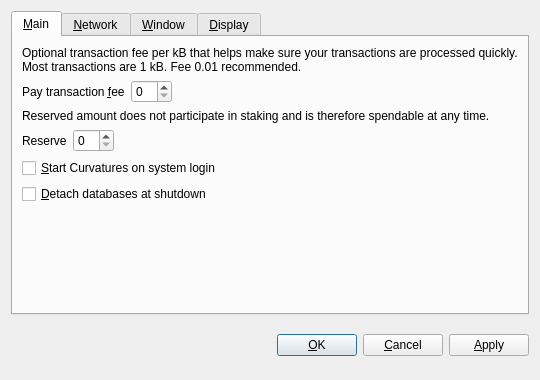
<?xml version="1.0" encoding="UTF-8"?>
<ui version="4.0">
 <class>OptionsDialog</class>
 <widget class="QDialog" name="OptionsDialog">
  <property name="geometry">
   <rect>
    <x>0</x>
    <y>0</y>
    <width>540</width>
    <height>380</height>
   </rect>
  </property>
  <property name="windowTitle">
   <string>Options</string>
  </property>
  <property name="modal">
   <bool>true</bool>
  </property>
  <layout class="QVBoxLayout" name="verticalLayout">
   <item>
    <widget class="QTabWidget" name="tabWidget">
     <property name="tabPosition">
      <enum>QTabWidget::North</enum>
     </property>
     <property name="currentIndex">
      <number>0</number>
     </property>
     <widget class="QWidget" name="tabMain">
      <attribute name="title">
       <string>&amp;Main</string>
      </attribute>
      <layout class="QVBoxLayout" name="verticalLayout_Main">
       <item>
        <widget class="QLabel" name="transactionFeeInfoLabel">
         <property name="text">
          <string>Optional transaction fee per kB that helps make sure your transactions are processed quickly. Most transactions are 1 kB. Fee 0.01 recommended.</string>
         </property>
         <property name="textFormat">
          <enum>Qt::PlainText</enum>
         </property>
         <property name="wordWrap">
          <bool>true</bool>
         </property>
        </widget>
       </item>
       <item>
        <layout class="QHBoxLayout" name="horizontalLayoutFee">
         <item>
          <widget class="QLabel" name="transactionFeeLabel">
           <property name="text">
            <string>Pay transaction &amp;fee</string>
           </property>
           <property name="textFormat">
            <enum>Qt::PlainText</enum>
           </property>
           <property name="buddy">
            <cstring>transactionFee</cstring>
           </property>
          </widget>
         </item>
         <item>
          <widget class="BitcoinAmountField" name="transactionFee"/>
         </item>
         <item>
          <spacer name="horizontalSpacerFee">
           <property name="orientation">
            <enum>Qt::Horizontal</enum>
           </property>
           <property name="sizeHint" stdset="0">
            <size>
             <width>40</width>
             <height>20</height>
            </size>
           </property>
          </spacer>
         </item>
        </layout>
       </item>
       <item>
        <widget class="QLabel" name="reserveBalanceInfoLabel">
         <property name="text">
          <string>Reserved amount does not participate in staking and is therefore spendable at any time.</string>
         </property>
         <property name="textFormat">
          <enum>Qt::PlainText</enum>
         </property>
         <property name="wordWrap">
          <bool>true</bool>
         </property>
        </widget>
       </item>
       <item>
        <layout class="QHBoxLayout" name="horizontalLayoutReserveBalance">
         <item>
          <widget class="QLabel" name="reserveBalanceLabel">
           <property name="text">
            <string>Reserve</string>
           </property>
           <property name="textFormat">
            <enum>Qt::PlainText</enum>
           </property>
           <property name="buddy">
            <cstring>reserveBalance</cstring>
           </property>
          </widget>
         </item>
         <item>
          <widget class="BitcoinAmountField" name="reserveBalance"/>
         </item>
         <item>
          <spacer name="horizontalSpacerReserveBalance">
           <property name="orientation">
            <enum>Qt::Horizontal</enum>
           </property>
           <property name="sizeHint" stdset="0">
            <size>
             <width>40</width>
             <height>20</height>
            </size>
           </property>
          </spacer>
         </item>
        </layout>
       </item>
       <item>
        <widget class="QCheckBox" name="bitcoinAtStartup">
         <property name="toolTip">
          <string>Automatically start Curvatures after logging in to the system.</string>
         </property>
         <property name="text">
          <string>&amp;Start Curvatures on system login</string>
         </property>
        </widget>
       </item>
       <item>
        <widget class="QCheckBox" name="detachDatabases">
         <property name="toolTip">
          <string>Detach block and address databases at shutdown. This means they can be moved to another data directory, but it slows down shutdown. The wallet is always detached.</string>
         </property>
         <property name="text">
          <string>&amp;Detach databases at shutdown</string>
         </property>
        </widget>
       </item>
       <item>
        <spacer name="verticalSpacer_Main">
         <property name="orientation">
          <enum>Qt::Vertical</enum>
         </property>
         <property name="sizeHint" stdset="0">
          <size>
           <width>20</width>
           <height>40</height>
          </size>
         </property>
        </spacer>
       </item>
      </layout>
     </widget>
     <widget class="QWidget" name="tabNetwork">
      <attribute name="title">
       <string>&amp;Network</string>
      </attribute>
      <layout class="QVBoxLayout" name="verticalLayout_Network">
       <item>
        <widget class="QCheckBox" name="mapPortUpnp">
         <property name="toolTip">
          <string>Automatically open the Curvatures client port on the router. This only works when your router supports UPnP and it is enabled.</string>
         </property>
         <property name="text">
          <string>Map port using &amp;UPnP</string>
         </property>
        </widget>
       </item>
       <item>
        <widget class="QCheckBox" name="connectSocks">
         <property name="toolTip">
          <string>Connect to the Curvatures network through a SOCKS proxy (e.g. when connecting through Tor).</string>
         </property>
         <property name="text">
          <string>&amp;Connect through SOCKS proxy:</string>
         </property>
        </widget>
       </item>
       <item>
        <layout class="QHBoxLayout" name="horizontalLayout_Network">
         <item>
          <widget class="QLabel" name="proxyIpLabel">
           <property name="text">
            <string>Proxy &amp;IP:</string>
           </property>
           <property name="textFormat">
            <enum>Qt::PlainText</enum>
           </property>
           <property name="buddy">
            <cstring>proxyIp</cstring>
           </property>
          </widget>
         </item>
         <item>
          <widget class="QValidatedLineEdit" name="proxyIp">
           <property name="maximumSize">
            <size>
             <width>140</width>
             <height>16777215</height>
            </size>
           </property>
           <property name="toolTip">
            <string>IP address of the proxy (e.g. 127.0.0.1)</string>
           </property>
          </widget>
         </item>
         <item>
          <widget class="QLabel" name="proxyPortLabel">
           <property name="text">
            <string>&amp;Port:</string>
           </property>
           <property name="textFormat">
            <enum>Qt::PlainText</enum>
           </property>
           <property name="buddy">
            <cstring>proxyPort</cstring>
           </property>
          </widget>
         </item>
         <item>
          <widget class="QLineEdit" name="proxyPort">
           <property name="maximumSize">
            <size>
             <width>55</width>
             <height>16777215</height>
            </size>
           </property>
           <property name="toolTip">
            <string>Port of the proxy (e.g. 9050)</string>
           </property>
          </widget>
         </item>
         <item>
          <widget class="QLabel" name="socksVersionLabel">
           <property name="text">
            <string>SOCKS &amp;Version:</string>
           </property>
           <property name="textFormat">
            <enum>Qt::PlainText</enum>
           </property>
           <property name="buddy">
            <cstring>socksVersion</cstring>
           </property>
          </widget>
         </item>
         <item>
          <widget class="QValueComboBox" name="socksVersion">
           <property name="toolTip">
            <string>SOCKS version of the proxy (e.g. 5)</string>
           </property>
          </widget>
         </item>
         <item>
          <spacer name="horizontalSpacer_Network">
           <property name="orientation">
            <enum>Qt::Horizontal</enum>
           </property>
           <property name="sizeHint" stdset="0">
            <size>
             <width>40</width>
             <height>20</height>
            </size>
           </property>
          </spacer>
         </item>
        </layout>
       </item>
       <item>
        <spacer name="verticalSpacer_Network">
         <property name="orientation">
          <enum>Qt::Vertical</enum>
         </property>
         <property name="sizeHint" stdset="0">
          <size>
           <width>20</width>
           <height>40</height>
          </size>
         </property>
        </spacer>
       </item>
      </layout>
     </widget>
     <widget class="QWidget" name="tabWindow">
      <attribute name="title">
       <string>&amp;Window</string>
      </attribute>
      <layout class="QVBoxLayout" name="verticalLayout_Window">
       <item>
        <widget class="QCheckBox" name="minimizeToTray">
         <property name="toolTip">
          <string>Show only a tray icon after minimizing the window.</string>
         </property>
         <property name="text">
          <string>&amp;Minimize to the tray instead of the taskbar</string>
         </property>
        </widget>
       </item>
       <item>
        <widget class="QCheckBox" name="minimizeOnClose">
         <property name="toolTip">
          <string>Minimize instead of exit the application when the window is closed. When this option is enabled, the application will be closed only after selecting Quit in the menu.</string>
         </property>
         <property name="text">
          <string>M&amp;inimize on close</string>
         </property>
        </widget>
       </item>
       <item>
        <spacer name="verticalSpacer_Window">
         <property name="orientation">
          <enum>Qt::Vertical</enum>
         </property>
         <property name="sizeHint" stdset="0">
          <size>
           <width>20</width>
           <height>40</height>
          </size>
         </property>
        </spacer>
       </item>
      </layout>
     </widget>
     <widget class="QWidget" name="tabDisplay">
      <attribute name="title">
       <string>&amp;Display</string>
      </attribute>
      <layout class="QVBoxLayout" name="verticalLayout_Display">
       <item>
        <layout class="QHBoxLayout" name="horizontalLayout_1_Display">
         <item>
          <widget class="QLabel" name="langLabel">
           <property name="text">
            <string>User Interface &amp;language:</string>
           </property>
           <property name="textFormat">
            <enum>Qt::PlainText</enum>
           </property>
           <property name="buddy">
            <cstring>lang</cstring>
           </property>
          </widget>
         </item>
         <item>
          <widget class="QValueComboBox" name="lang">
           <property name="toolTip">
            <string>The user interface language can be set here. This setting will take effect after restarting Curvatures.</string>
           </property>
          </widget>
         </item>
        </layout>
       </item>
       <item>
        <layout class="QHBoxLayout" name="horizontalLayout_2_Display">
         <item>
          <widget class="QLabel" name="unitLabel">
           <property name="text">
            <string>&amp;Unit to show amounts in:</string>
           </property>
           <property name="textFormat">
            <enum>Qt::PlainText</enum>
           </property>
           <property name="buddy">
            <cstring>unit</cstring>
           </property>
          </widget>
         </item>
         <item>
          <widget class="QValueComboBox" name="unit">
           <property name="toolTip">
            <string>Choose the default subdivision unit to show in the interface and when sending coins.</string>
           </property>
          </widget>
         </item>
        </layout>
       </item>
       <item>
        <widget class="QCheckBox" name="displayAddresses">
         <property name="toolTip">
          <string>Whether to show Curvatures addresses in the transaction list or not.</string>
         </property>
         <property name="text">
          <string>&amp;Display addresses in transaction list</string>
         </property>
        </widget>
       </item>
       <item>
        <widget class="QCheckBox" name="coinControlFeatures">
         <property name="toolTip">
          <string>Whether to show coin control features or not.</string>
         </property>
         <property name="text">
          <string>Display coin &amp;control features (experts only!)</string>
         </property>
        </widget>
       </item>
       <item>
        <spacer name="verticalSpacer_Display">
         <property name="orientation">
          <enum>Qt::Vertical</enum>
         </property>
         <property name="sizeHint" stdset="0">
          <size>
           <width>20</width>
           <height>40</height>
          </size>
         </property>
        </spacer>
       </item>
      </layout>
     </widget>
    </widget>
   </item>
   <item>
    <layout class="QHBoxLayout" name="horizontalLayout_Buttons">
     <item>
      <spacer name="horizontalSpacer_1">
       <property name="orientation">
        <enum>Qt::Horizontal</enum>
       </property>
       <property name="sizeHint" stdset="0">
        <size>
         <width>40</width>
         <height>48</height>
        </size>
       </property>
      </spacer>
     </item>
     <item>
      <widget class="QLabel" name="statusLabel">
       <property name="font">
        <font>
         <weight>75</weight>
         <bold>true</bold>
        </font>
       </property>
       <property name="text">
        <string/>
       </property>
       <property name="textFormat">
        <enum>Qt::PlainText</enum>
       </property>
       <property name="wordWrap">
        <bool>true</bool>
       </property>
      </widget>
     </item>
     <item>
      <spacer name="horizontalSpacer_2">
       <property name="orientation">
        <enum>Qt::Horizontal</enum>
       </property>
       <property name="sizeHint" stdset="0">
        <size>
         <width>40</width>
         <height>48</height>
        </size>
       </property>
      </spacer>
     </item>
     <item>
      <widget class="QPushButton" name="okButton">
       <property name="text">
        <string>&amp;OK</string>
       </property>
      </widget>
     </item>
     <item>
      <widget class="QPushButton" name="cancelButton">
       <property name="text">
        <string>&amp;Cancel</string>
       </property>
       <property name="autoDefault">
        <bool>false</bool>
       </property>
      </widget>
     </item>
     <item>
      <widget class="QPushButton" name="applyButton">
       <property name="text">
        <string>&amp;Apply</string>
       </property>
       <property name="autoDefault">
        <bool>false</bool>
       </property>
      </widget>
     </item>
    </layout>
   </item>
  </layout>
 </widget>
 <customwidgets>
  <customwidget>
   <class>BitcoinAmountField</class>
   <extends>QSpinBox</extends>
   <header>bitcoinamountfield.h</header>
  </customwidget>
  <customwidget>
   <class>QValueComboBox</class>
   <extends>QComboBox</extends>
   <header>qvaluecombobox.h</header>
  </customwidget>
  <customwidget>
   <class>QValidatedLineEdit</class>
   <extends>QLineEdit</extends>
   <header>qvalidatedlineedit.h</header>
  </customwidget>
 </customwidgets>
 <resources/>
 <connections/>
</ui>
